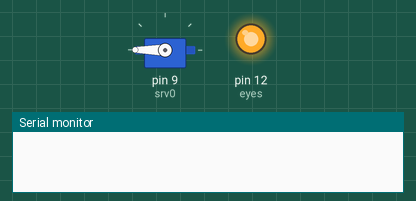
This sketch was run on a simulated Arduino Uno, built with avr-gcc and run on an emulated ATmega328P. Shown: servo, output pins drawn as LEDs (lit = HIGH), the last lines printed to the serial monitor.

Above: at 0.05 s.
At 10.05 s:
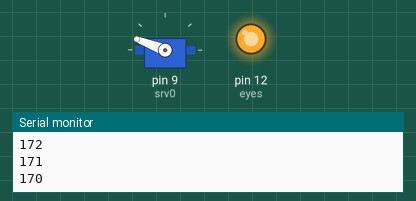
At 10.35 s:
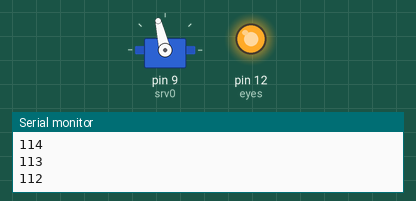
At 20.65 s:
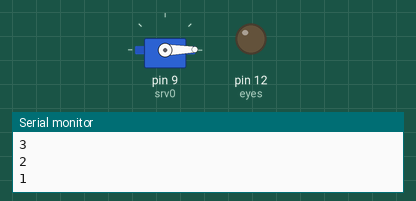
Timing chart, 0 to 27.0 s (numbered marks = the images above):
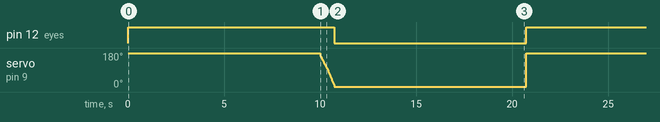

The sketch:

smile.ino
```cpp
#include <Servo.h>

int srv0 = 9,
    eyes = 12,
    i = 0;
Servo srv;


void setup() {
  srv.attach(srv0);
  srv.write(180);
  pinMode(eyes, OUTPUT);
  digitalWrite(eyes, HIGH);
  Serial.begin(9600);
}

void loop() {
  delay(10000);
  for (i = 179; i > 0; i -= 1) {
    srv.write(i);
    Serial.println(i);
    delay(1
    );
  }
  digitalWrite(eyes, LOW);
  delay(10000);
  digitalWrite(eyes, HIGH);
  srv.write(180);
}
```

Measured:
- by itself, pin 12 (eyes): alternates HIGH for 10.8 s and LOW for 10.0 s
- by itself, servo on pin 9 (srv0): ramps from 180° to 1° and jumps back, once every 20.8 s
